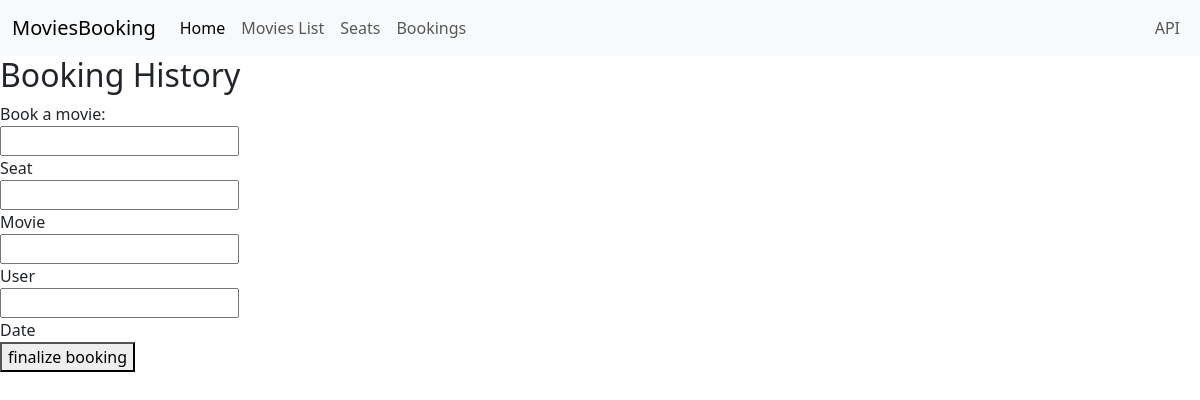
Before: /main/booking_history/ with the older database file.
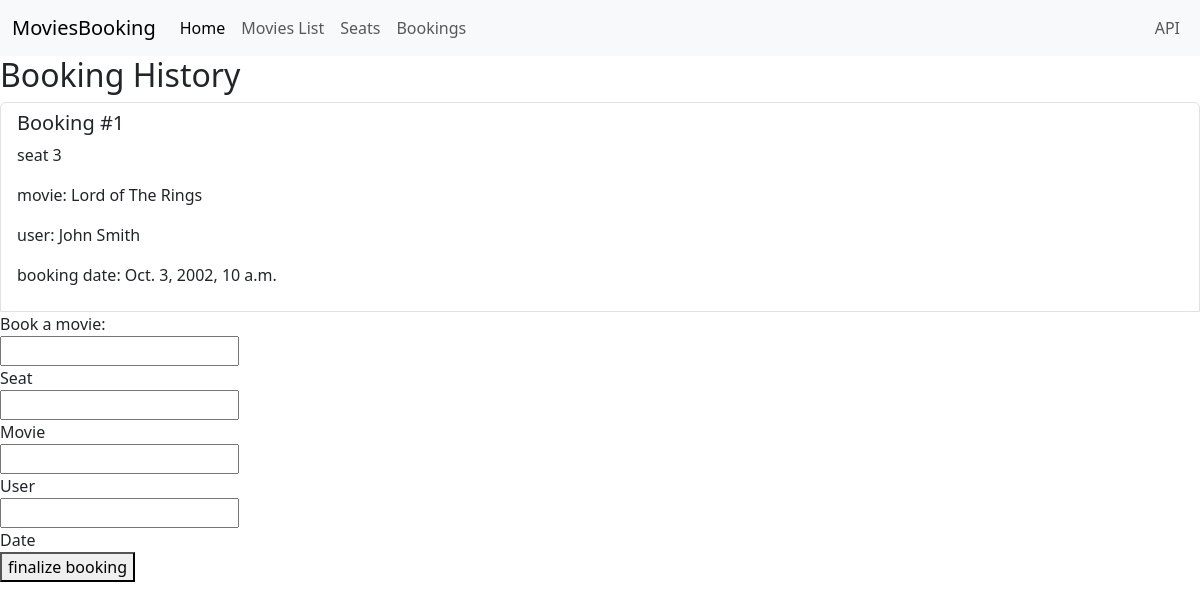
After: the same page with the newer database file.
### bookings/models.py (models this page shows)
class Booking(models.Model):
    movie = models.ForeignKey(Movie, on_delete=models.CASCADE)
    seat = models.ForeignKey(Seat, on_delete=models.CASCADE)
    user = models.CharField(max_length=200)
    booking_date = models.DateTimeField(default=timezone.now)

class Seat(models.Model):
    seat_number = models.IntegerField(default=0)
    booking_status = models.BooleanField(default=0)

class Movie(models.Model):
    title = models.CharField(max_length=200)
    description = models.CharField(max_length=200)
    release_date = models.DateTimeField("date published")
    duration = models.IntegerField(default=0)

### bookings/views.py (the view)
# urls.py: path('main/booking_history/', Booking_ViewHTML),
def Booking_ViewHTML(request):
    bookings = Booking.objects.all()
    return render(request, 'bookings_history.html', {'bookings': bookings})

### bookings/templates/bookings/bookings_history.html (shortened to what this page needs)
{% extends "bookings/base.html" %}
{% block content %}
<h2> Booking History </h2>
<ul class = "list-group">
    {% for booking in bookings %}
        <li class="list-group-item">
            <h5>Booking #{{booking.id}}</h5>
            <p>seat {{booking.seat.seat_number}}</p>
            <p>movie: {{booking.movie.title}}</p>
            <p> user: {{booking.user}} </p>
            <p>booking date: {{booking.booking_date}}</p>
        </li>
    {% endfor %}
    <form method="post">
        <label>Book a movie: </label><br>
        <input type="text" name="seat_number"><br>Seat<br>
        <input type="text" name="movie_title"><br>Movie<br>
        <input type="text" name="user"><br>User<br>
        <input type="datetime" name="date"><br>Date<br>
        <button type="submit">finalize booking</button>
    </form>
</ul>
{% endblock content%}

Changed rows visible on the page:
added Booking: id "1", seat.seat_number "3", movie "Lord of The Rings", user "John Smith", booking_date "Oct. 3, 2002, 10 a.m."
